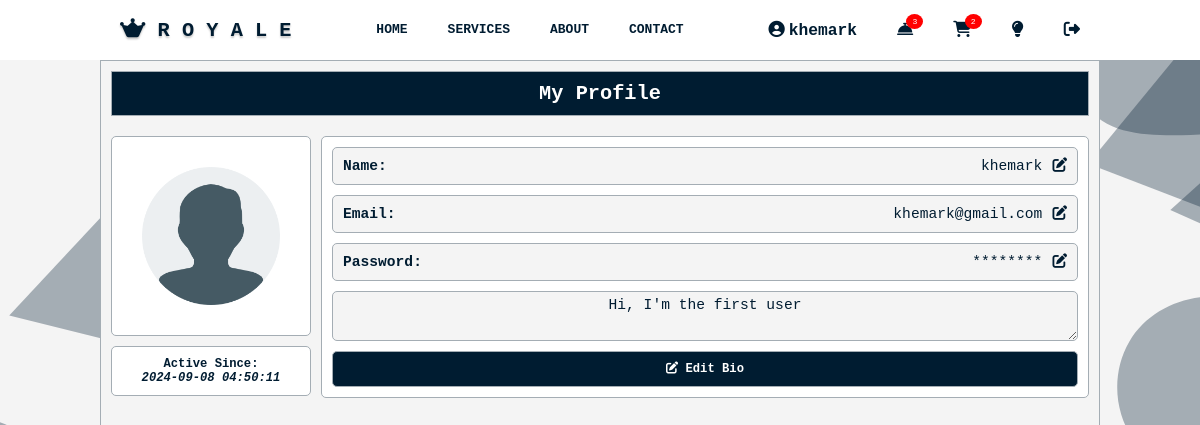
Before: /my_profile.php (signed in) with the older database file.
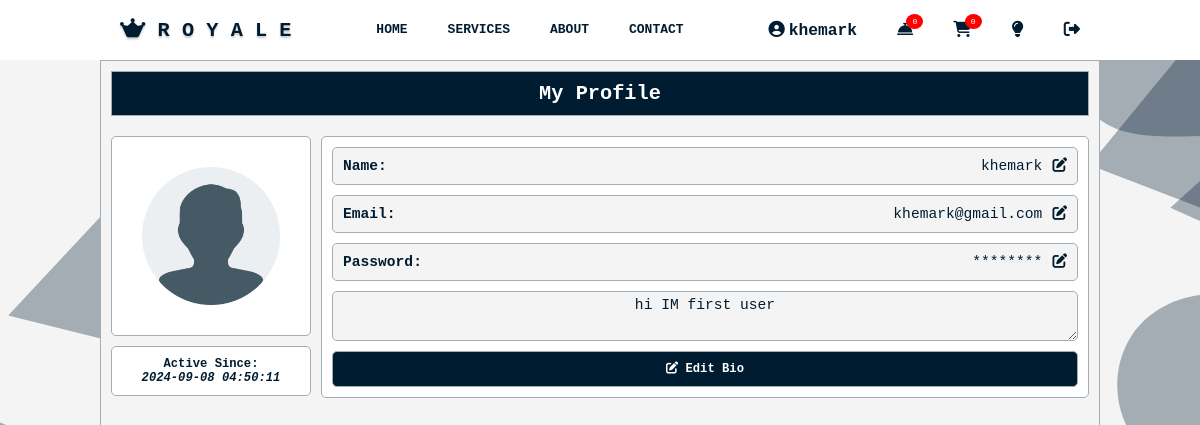
After: the same page with the newer database file.
### tables this page shows
CREATE TABLE `royale_user_tbl` (
  `user_id` int(11) NOT NULL,
  `user_name` varchar(255) NOT NULL,
  `user_email` varchar(255) NOT NULL,
  `user_password` varchar(255) NOT NULL,
  `user_status` varchar(255) NOT NULL,
  `user_bio` text NOT NULL,
  `date_created` datetime NOT NULL
);

### my_profile.php (the view, shortened to what the changed rows need)
<?php
require 'dbconnect.php';
$user_id = $_SESSION['user_id'];
$sql = "SELECT user_name, user_email, user_bio, date_created FROM royale_user_tbl WHERE user_id = ?";
$stmt = $conn->prepare($sql);
$stmt->bind_param("i", $user_id);
$stmt->execute();
$result = $stmt->get_result();
if ($result->num_rows > 0) {
    $user_data = $result->fetch_assoc();
    $user_name = $user_data['user_name'];
    $user_email = $user_data['user_email'];
    $user_bio = $user_data['user_bio'];
    $active_since = $user_data['date_created'];
} else {
    echo json_encode(['status' => 'error', 'message' => 'No user data found.']);
    exit;
}
?>
<!DOCTYPE html>
<html lang="en">
<head>
    <?php include 'important.php'; ?>
    <link rel="stylesheet" href="css_main/main.css?v=<?php echo time(); ?>">
    <link rel="stylesheet" href="css_main/my_profile.css?v=<?php echo time(); ?>">
</head>
<body>
    <?php include 'navigation.php'; ?>
    <main>
            <h1 class="hidden">My Profile</h1>
            <div class="profile-container hidden">
                <div class="image-container hidden">
                    <h2>Active Since:<br><em><?php echo $active_since; ?></em></h2>
                </div>
                <div class="user-info-container hidden">
                    <a href="edit_name.php?user_id=<?php echo $user_id; ?>"><b>Name:</b>
                        <span><?php echo $user_name; ?><i class="fa-solid fa-pen-to-square"></i></span></a>
                    <a href="edit_email.php?user_id=<?php echo $user_id; ?>"><b>Email:</b>
                        <span><?php echo $user_email; ?><i class="fa-solid fa-pen-to-square"></i></span></a>
                    <form method="POST" id="bio-form">
                        <textarea name="user_bio" id="user_bio"
                            disabled><?php echo htmlspecialchars($user_bio); ?></textarea>
                        <button type="button" id="edit-bio-btn"><i class="fa-solid fa-pen-to-square"></i> Edit
                            Bio</button>
                    </form>
                </div>
            </div>
    </main>
</body>
</html>

### navigation.php (shortened to what the changed rows need)
<div class="navigation-container" id="navbar">
    <?php
    $isLoggedIn = isset($_SESSION['user_id']);
    $userName = '';
    if ($isLoggedIn) {
        $userId = $_SESSION['user_id'];
        $query = "SELECT user_name FROM royale_user_tbl WHERE user_id = ?";
        $stmt = $conn->prepare($query);
        $stmt->bind_param("i", $userId);
        $stmt->execute();
        $stmt->bind_result($userName);
    }
    ?>
    <div class="icon-container">
        <div class="user-menu">
            <i class="fa-solid fa-circle-user" id="userIcon"> <span><?php echo htmlspecialchars($userName); ?></span> </i>
        </div>
        <?php
        $isLoggedIn = isset($_SESSION['user_id']);
        $pendingRequestCount = 0;
        $pendingOrderCount = 0;
        if ($isLoggedIn) {
            $userId = $_SESSION['user_id'];
            $requestQuery = "SELECT COUNT(*) FROM royale_request_tbl WHERE user_id = ? AND request_status = 'pending'";
            $requestStmt = $conn->prepare($requestQuery);
            $requestStmt->bind_param("i", $userId);
            $requestStmt->execute();
            $requestStmt->bind_result($pendingRequestCount);
            $orderQuery = "SELECT COUNT(*) FROM royale_product_order_tbl WHERE user_id = ? AND order_status = 'pending'";
            $orderStmt = $conn->prepare($orderQuery);
            $orderStmt->bind_param("i", $userId);
            $orderStmt->execute();
            $orderStmt->bind_result($pendingOrderCount);
        }
        ?>
        <div class="user-menu">
            <a href="my_request.php" id="myRequestLink">
                <i class="fa-solid fa-bell-concierge"></i>
                <?php if ($isLoggedIn): ?>
                    <span class="badge"><?php echo   $pendingRequestCount; ?></span>
                <?php endif; ?>
            </a>
        </div>
        <div class="user-menu">
            <a href="my_order.php" id="myOrderLink">
                <i class="fa-solid fa-cart-shopping"></i>
                <?php if ($isLoggedIn): ?>
                    <span class="badge"><?php echo  $pendingOrderCount; ?></span>
                <?php endif; ?>
            </a>
        </div>
    </div>
</div>

Changed rows visible on the page:
changed royale_user_tbl "khemark": user_bio "Hi, I'm the first user" → "hi IM first user"
Other visible differences:
$pendingRequestCount: "3" → "0"
$pendingOrderCount: "2" → "0"
